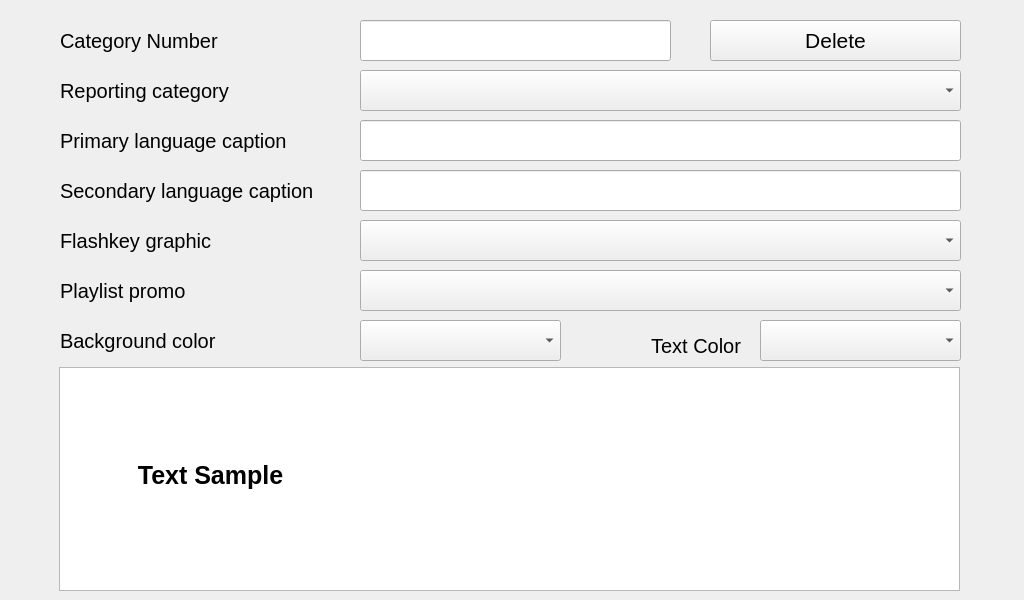
<?xml version="1.0" encoding="UTF-8"?>
<ui version="4.0">
 <class>superCategories</class>
 <widget class="QWidget" name="superCategories">
  <property name="geometry">
   <rect>
    <x>0</x>
    <y>0</y>
    <width>1024</width>
    <height>600</height>
   </rect>
  </property>
  <property name="font">
   <font>
    <pointsize>22</pointsize>
   </font>
  </property>
  <property name="windowTitle">
   <string>Form</string>
  </property>
  <widget class="QWidget" name="gbColor" native="true">
   <property name="geometry">
    <rect>
     <x>10</x>
     <y>10</y>
     <width>1001</width>
     <height>581</height>
    </rect>
   </property>
   <property name="styleSheet">
    <string notr="true"/>
   </property>
   <widget class="QGraphicsView" name="sampleBackground">
    <property name="geometry">
     <rect>
      <x>49</x>
      <y>357</y>
      <width>901</width>
      <height>224</height>
     </rect>
    </property>
    <property name="verticalScrollBarPolicy">
     <enum>Qt::ScrollBarAlwaysOff</enum>
    </property>
    <property name="horizontalScrollBarPolicy">
     <enum>Qt::ScrollBarAlwaysOff</enum>
    </property>
   </widget>
   <widget class="QGraphicsView" name="sampleImage">
    <property name="geometry">
     <rect>
      <x>370</x>
      <y>369</y>
      <width>571</width>
      <height>201</height>
     </rect>
    </property>
    <property name="frameShape">
     <enum>QFrame::NoFrame</enum>
    </property>
    <property name="frameShadow">
     <enum>QFrame::Plain</enum>
    </property>
    <property name="lineWidth">
     <number>0</number>
    </property>
   </widget>
   <widget class="QLabel" name="lblSampleText">
    <property name="geometry">
     <rect>
      <x>50</x>
      <y>400</y>
      <width>301</width>
      <height>131</height>
     </rect>
    </property>
    <property name="font">
     <font>
      <pointsize>19</pointsize>
      <weight>75</weight>
      <bold>true</bold>
     </font>
    </property>
    <property name="text">
     <string>Text Sample</string>
    </property>
    <property name="alignment">
     <set>Qt::AlignCenter</set>
    </property>
   </widget>
   <widget class="QLabel" name="lblBgColor">
    <property name="geometry">
     <rect>
      <x>50</x>
      <y>310</y>
      <width>281</width>
      <height>41</height>
     </rect>
    </property>
    <property name="font">
     <font>
      <pointsize>15</pointsize>
     </font>
    </property>
    <property name="text">
     <string>Background color</string>
    </property>
    <property name="alignment">
     <set>Qt::AlignLeading|Qt::AlignLeft|Qt::AlignVCenter</set>
    </property>
    <property name="wordWrap">
     <bool>true</bool>
    </property>
   </widget>
   <widget class="QComboBox" name="cbBackgroundColor">
    <property name="geometry">
     <rect>
      <x>350</x>
      <y>310</y>
      <width>201</width>
      <height>41</height>
     </rect>
    </property>
    <property name="sizePolicy">
     <sizepolicy hsizetype="Fixed" vsizetype="Fixed">
      <horstretch>0</horstretch>
      <verstretch>0</verstretch>
     </sizepolicy>
    </property>
    <property name="minimumSize">
     <size>
      <width>0</width>
      <height>41</height>
     </size>
    </property>
    <property name="maximumSize">
     <size>
      <width>321</width>
      <height>41</height>
     </size>
    </property>
   </widget>
   <widget class="QComboBox" name="cbTextColor">
    <property name="geometry">
     <rect>
      <x>750</x>
      <y>310</y>
      <width>201</width>
      <height>41</height>
     </rect>
    </property>
    <property name="sizePolicy">
     <sizepolicy hsizetype="Fixed" vsizetype="Fixed">
      <horstretch>0</horstretch>
      <verstretch>0</verstretch>
     </sizepolicy>
    </property>
    <property name="minimumSize">
     <size>
      <width>0</width>
      <height>41</height>
     </size>
    </property>
    <property name="maximumSize">
     <size>
      <width>1000</width>
      <height>41</height>
     </size>
    </property>
   </widget>
   <widget class="QLabel" name="lblFgColor">
    <property name="geometry">
     <rect>
      <x>570</x>
      <y>320</y>
      <width>161</width>
      <height>31</height>
     </rect>
    </property>
    <property name="font">
     <font>
      <pointsize>15</pointsize>
     </font>
    </property>
    <property name="text">
     <string>Text Color</string>
    </property>
    <property name="alignment">
     <set>Qt::AlignRight|Qt::AlignTrailing|Qt::AlignVCenter</set>
    </property>
   </widget>
   <widget class="QLineEdit" name="leSecondary">
    <property name="geometry">
     <rect>
      <x>350</x>
      <y>160</y>
      <width>601</width>
      <height>41</height>
     </rect>
    </property>
    <property name="minimumSize">
     <size>
      <width>601</width>
      <height>41</height>
     </size>
    </property>
    <property name="maximumSize">
     <size>
      <width>601</width>
      <height>41</height>
     </size>
    </property>
    <property name="font">
     <font>
      <pointsize>18</pointsize>
     </font>
    </property>
    <property name="inputMask">
     <string notr="true"/>
    </property>
    <property name="text">
     <string notr="true"/>
    </property>
    <property name="alignment">
     <set>Qt::AlignLeading|Qt::AlignLeft|Qt::AlignVCenter</set>
    </property>
    <property name="placeholderText">
     <string notr="true"/>
    </property>
   </widget>
   <widget class="QComboBox" name="cbReportingCategory">
    <property name="geometry">
     <rect>
      <x>350</x>
      <y>60</y>
      <width>601</width>
      <height>41</height>
     </rect>
    </property>
    <property name="sizePolicy">
     <sizepolicy hsizetype="Fixed" vsizetype="Fixed">
      <horstretch>0</horstretch>
      <verstretch>0</verstretch>
     </sizepolicy>
    </property>
    <property name="minimumSize">
     <size>
      <width>601</width>
      <height>41</height>
     </size>
    </property>
    <property name="maximumSize">
     <size>
      <width>601</width>
      <height>41</height>
     </size>
    </property>
   </widget>
   <widget class="QLineEdit" name="lePrimary">
    <property name="geometry">
     <rect>
      <x>350</x>
      <y>110</y>
      <width>601</width>
      <height>41</height>
     </rect>
    </property>
    <property name="minimumSize">
     <size>
      <width>601</width>
      <height>41</height>
     </size>
    </property>
    <property name="maximumSize">
     <size>
      <width>601</width>
      <height>41</height>
     </size>
    </property>
    <property name="font">
     <font>
      <pointsize>18</pointsize>
     </font>
    </property>
    <property name="inputMask">
     <string notr="true"/>
    </property>
    <property name="text">
     <string notr="true"/>
    </property>
    <property name="alignment">
     <set>Qt::AlignLeading|Qt::AlignLeft|Qt::AlignVCenter</set>
    </property>
    <property name="placeholderText">
     <string notr="true"/>
    </property>
   </widget>
   <widget class="QPushButton" name="butDelete">
    <property name="geometry">
     <rect>
      <x>700</x>
      <y>10</y>
      <width>251</width>
      <height>41</height>
     </rect>
    </property>
    <property name="minimumSize">
     <size>
      <width>251</width>
      <height>41</height>
     </size>
    </property>
    <property name="maximumSize">
     <size>
      <width>251</width>
      <height>41</height>
     </size>
    </property>
    <property name="font">
     <font>
      <pointsize>16</pointsize>
     </font>
    </property>
    <property name="text">
     <string>Delete</string>
    </property>
   </widget>
   <widget class="hobart::numericLineEdit" name="leCategoryNumber">
    <property name="geometry">
     <rect>
      <x>350</x>
      <y>10</y>
      <width>311</width>
      <height>41</height>
     </rect>
    </property>
    <property name="font">
     <font>
      <pointsize>18</pointsize>
     </font>
    </property>
    <property name="inputMask">
     <string notr="true"/>
    </property>
    <property name="text">
     <string notr="true"/>
    </property>
    <property name="alignment">
     <set>Qt::AlignLeading|Qt::AlignLeft|Qt::AlignVCenter</set>
    </property>
    <property name="placeholderText">
     <string notr="true"/>
    </property>
   </widget>
   <widget class="QLabel" name="lblSecondLangText">
    <property name="geometry">
     <rect>
      <x>50</x>
      <y>160</y>
      <width>291</width>
      <height>41</height>
     </rect>
    </property>
    <property name="font">
     <font>
      <pointsize>15</pointsize>
     </font>
    </property>
    <property name="text">
     <string>Secondary language caption</string>
    </property>
    <property name="alignment">
     <set>Qt::AlignLeading|Qt::AlignLeft|Qt::AlignVCenter</set>
    </property>
    <property name="wordWrap">
     <bool>true</bool>
    </property>
   </widget>
   <widget class="QLabel" name="lblPrimaryLangText">
    <property name="geometry">
     <rect>
      <x>50</x>
      <y>110</y>
      <width>291</width>
      <height>41</height>
     </rect>
    </property>
    <property name="font">
     <font>
      <pointsize>15</pointsize>
     </font>
    </property>
    <property name="text">
     <string>Primary language caption</string>
    </property>
    <property name="alignment">
     <set>Qt::AlignLeading|Qt::AlignLeft|Qt::AlignVCenter</set>
    </property>
    <property name="wordWrap">
     <bool>true</bool>
    </property>
   </widget>
   <widget class="QLabel" name="lblReportingCat">
    <property name="geometry">
     <rect>
      <x>50</x>
      <y>60</y>
      <width>291</width>
      <height>41</height>
     </rect>
    </property>
    <property name="font">
     <font>
      <pointsize>15</pointsize>
     </font>
    </property>
    <property name="text">
     <string>Reporting category</string>
    </property>
    <property name="alignment">
     <set>Qt::AlignLeading|Qt::AlignLeft|Qt::AlignVCenter</set>
    </property>
    <property name="wordWrap">
     <bool>true</bool>
    </property>
   </widget>
   <widget class="QLabel" name="lblCategoryNum">
    <property name="geometry">
     <rect>
      <x>50</x>
      <y>10</y>
      <width>291</width>
      <height>41</height>
     </rect>
    </property>
    <property name="font">
     <font>
      <pointsize>15</pointsize>
     </font>
    </property>
    <property name="text">
     <string>Category Number</string>
    </property>
    <property name="alignment">
     <set>Qt::AlignLeading|Qt::AlignLeft|Qt::AlignVCenter</set>
    </property>
    <property name="wordWrap">
     <bool>true</bool>
    </property>
   </widget>
   <widget class="QComboBox" name="cbFlashkeyGraphic">
    <property name="geometry">
     <rect>
      <x>350</x>
      <y>210</y>
      <width>601</width>
      <height>41</height>
     </rect>
    </property>
    <property name="sizePolicy">
     <sizepolicy hsizetype="Fixed" vsizetype="Fixed">
      <horstretch>0</horstretch>
      <verstretch>0</verstretch>
     </sizepolicy>
    </property>
    <property name="minimumSize">
     <size>
      <width>601</width>
      <height>41</height>
     </size>
    </property>
    <property name="maximumSize">
     <size>
      <width>601</width>
      <height>41</height>
     </size>
    </property>
   </widget>
   <widget class="QLabel" name="lblFlashkeyGraphic">
    <property name="geometry">
     <rect>
      <x>50</x>
      <y>210</y>
      <width>281</width>
      <height>41</height>
     </rect>
    </property>
    <property name="font">
     <font>
      <pointsize>15</pointsize>
     </font>
    </property>
    <property name="text">
     <string>Flashkey graphic</string>
    </property>
    <property name="alignment">
     <set>Qt::AlignLeading|Qt::AlignLeft|Qt::AlignVCenter</set>
    </property>
    <property name="wordWrap">
     <bool>true</bool>
    </property>
   </widget>
   <widget class="QLabel" name="lblCatPromo">
    <property name="geometry">
     <rect>
      <x>50</x>
      <y>260</y>
      <width>281</width>
      <height>41</height>
     </rect>
    </property>
    <property name="font">
     <font>
      <pointsize>15</pointsize>
     </font>
    </property>
    <property name="text">
     <string>Playlist promo</string>
    </property>
    <property name="alignment">
     <set>Qt::AlignLeading|Qt::AlignLeft|Qt::AlignVCenter</set>
    </property>
    <property name="wordWrap">
     <bool>true</bool>
    </property>
   </widget>
   <widget class="QComboBox" name="cboPlaylist">
    <property name="geometry">
     <rect>
      <x>350</x>
      <y>260</y>
      <width>601</width>
      <height>41</height>
     </rect>
    </property>
    <property name="sizePolicy">
     <sizepolicy hsizetype="Fixed" vsizetype="Fixed">
      <horstretch>0</horstretch>
      <verstretch>0</verstretch>
     </sizepolicy>
    </property>
    <property name="minimumSize">
     <size>
      <width>601</width>
      <height>41</height>
     </size>
    </property>
    <property name="maximumSize">
     <size>
      <width>601</width>
      <height>41</height>
     </size>
    </property>
   </widget>
  </widget>
 </widget>
 <customwidgets>
  <customwidget>
   <class>hobart::numericLineEdit</class>
   <extends>QLineEdit</extends>
   <header location="global">numericlineedit.h</header>
  </customwidget>
 </customwidgets>
 <resources/>
 <connections/>
</ui>
